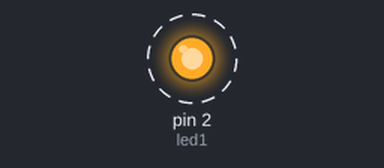
Bench run of a sketch on a simulated Arduino Uno, built with avr-gcc and run on an emulated ATmega328P. On the bench: output pins drawn as LEDs (lit = HIGH). Dashed ring = blinking.

Above: at 0.2 s.
Timing chart, 0 to 3.0 s (numbered marks = the images above):
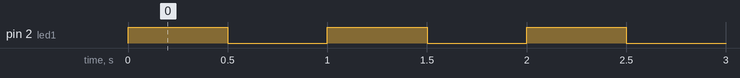

Measured:
- by itself, pin 2 (led1): alternates HIGH for 0.50 s and LOW for 0.50 s

The sketch:

parpadearLed.ino
```cpp
/*
Author: Rodrigo Quezada L.
Descripcion: codigo para hacer parpader un led con arduino
*/
// puerto del led que vamos a ocupar
const int led1=2;
void setup()
{
    //especificacion de salida
	pinMode(led1, OUTPUT);
}

void loop()
{
	digitalWrite(led1, HIGH); // enciendo el led
    delay(500); // medio segundo de espera
    digitalWrite(led1,LOW); // apago el led
    delay(500); //medio segundo de espera
}
```
